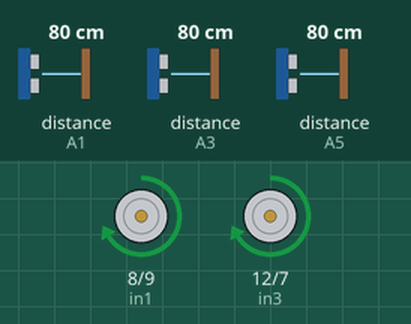
A sketch run on a simulated Arduino Uno, built with avr-gcc and run on an emulated ATmega328P. On the bench: motor-driver pin pairs drawn as motors (green arrow = first pin HIGH = forward, orange = second pin HIGH = backward, longer = more drive, scaled by the enable pin). Wiring (inferred from the names in the program): 3 × ultrasonic range finder: trigger A0, echo A1 / trigger A2, echo A3 / trigger A4, echo A5. The test bench sets the inputs (shaded band); at power-on: distance to the obstacle (sensors on A1, A5, A3) 80 cm. The echo pulse lasts 58.3 µs per cm.

Above: at 1.2 s.
1.3 s: distance to the obstacle (sensor on A1) set to 25 cm
2.8 s: distance to the obstacle (sensor on A1) set to 19 cm
At 2.9 s:
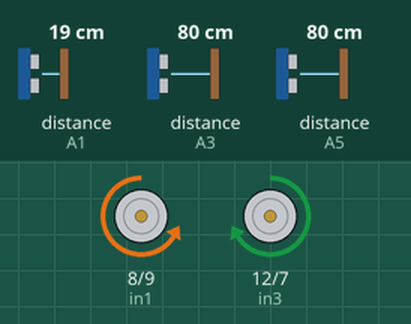
5.8 s: distance to the obstacle (sensor on A5) set to 2 cm
At 7.1 s:
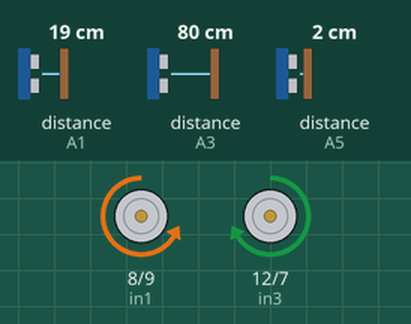
7.4 s: distance to the obstacle (sensor on A5) set to 18 cm
At 7.69 s:
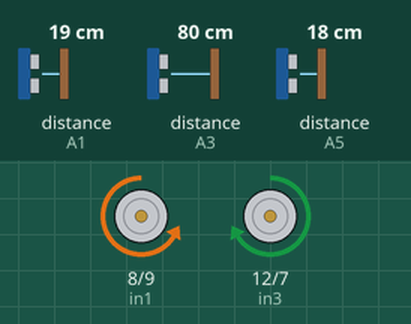
10.4 s: distance to the obstacle (sensor on A5) set to 4 cm
At 11.8 s:
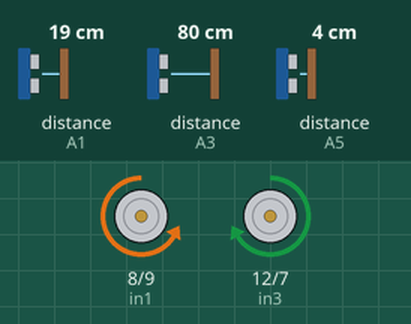
Timing chart, 0 to 13.0 s (numbered marks = the images above; inputs shaded):
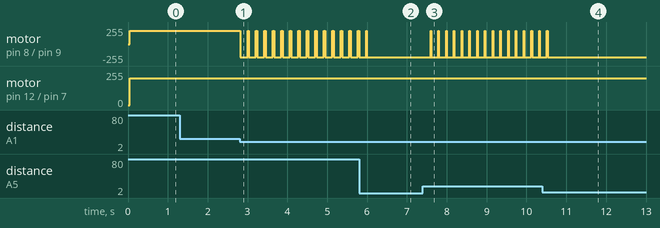

Measured:
- the behaviour switches between 22 and 21 cm on distance to the obstacle (sensor on A1) (found by bisection; images 0 and 1)
- after the input at 1.3 s, every drawn part: stays the same
- after the input at 2.8 s, motor on pin 8 (in1) / pin 9 (in2): alternates forward 200/255 for 0.03 s and backward 200/255 for 0.18 s, starting at once
- after the input at 5.8 s, motor on pin 8 (in1) / pin 9 (in2): goes on until 6.0 s, then stays backward 200/255
- after the input at 7.4 s, motor on pin 8 (in1) / pin 9 (in2): alternates forward 200/255 for 0.01 s and backward 200/255 for 0.18 s, starting after 0.19 s
- after the input at 10.4 s, motor on pin 8 (in1) / pin 9 (in2): goes on until 10.5 s, then stays backward 200/255

The sketch:

Ultrasonic_Test_4.ino
```cpp
const int trigPin1 =A4;
const int echoPin1 = A5;
const int trigPin2 = A2; //13;
const int echoPin2 = A3;
const int trigPin3 = A0;
const int echoPin3 = A1;

const int in1 = 8;
const int in2 = 9;
const int in3 = 12;
const int in4 = 7;
const int enA = 10;
const int enB = 11;

#define PWM 200
#define DIS 25

void setup()


{

 pinMode(trigPin1, OUTPUT);
 pinMode(echoPin1, INPUT);
 pinMode(trigPin2, OUTPUT);
 pinMode(echoPin2, INPUT);
 pinMode(trigPin3, OUTPUT);
 pinMode(echoPin3, INPUT);
 pinMode (in1, OUTPUT);
 pinMode (in2, OUTPUT);
 pinMode (in3, OUTPUT);
 pinMode (in4, OUTPUT);
 pinMode (enA, OUTPUT);
 pinMode (enB, OUTPUT);

}

void loop()

{

 if ( FrontSensor() < DIS && RightSensor () <DIS && LeftSensor

()<DIS) // obstacle infront of all 3 sides

 {

        turn_right ();

        delay(3000);

//then reverse

 }

 else if (FrontSensor() <DIS && RightSensor () <DIS && LeftSensor

()>DIS) // obstacle on right and front sides

 {

 turn_left ();

// turn left side

 }

 else if (FrontSensor() <DIS && RightSensor () >DIS && LeftSensor

()<DIS) // obstacle on left and front sides
    {

 turn_right ();

// turn right side

 }

 else if (FrontSensor() <DIS && RightSensor () >DIS && LeftSensor

()>DIS) // obstacle on front sides

 {

 turn_right ();

// then turn right

 }

 else if (FrontSensor() >DIS && RightSensor () >DIS && LeftSensor

()<DIS) // obstacle on left sides

 {

 turn_right ();

// then turn right and then forward

 delay(180);

 forward();

 }

 else if (FrontSensor() >DIS && RightSensor () <DIS && LeftSensor

()>DIS) // obstacle on right sides

 {

 turn_left ();

// then turn left and then right

 delay(180);

 forward();

 }

 else

 {

 forward();

 }

}

void forward ()

{

 digitalWrite(in1, HIGH);
 digitalWrite(in2, LOW);
 digitalWrite(in3, HIGH);
 digitalWrite(in4, LOW);
 analogWrite(enA, PWM);
 analogWrite(enB, PWM);

}

void turn_left ()

{

 digitalWrite(in1, HIGH);
 digitalWrite(in2, LOW);
 digitalWrite(in3, LOW);
 digitalWrite(in4, HIGH);
 analogWrite(enA, PWM);
 analogWrite(enB, PWM);

}

void turn_right ()

{

 digitalWrite(in1, LOW);
 digitalWrite(in2, HIGH);
 digitalWrite(in3, HIGH);
 digitalWrite(in4, LOW);
 analogWrite(enA, PWM);
 analogWrite(enB, PWM);

}

void reverse ()

{

 digitalWrite(in1, LOW);
 digitalWrite(in2, HIGH);
 digitalWrite(in3, LOW);
 digitalWrite(in4, HIGH);
 analogWrite(enA, PWM);
 analogWrite(enB, PWM);

}

void stop()

{

 digitalWrite(in1, LOW);
 digitalWrite(in2, LOW);
 digitalWrite(in3, LOW);
 digitalWrite(in4, LOW);
 analogWrite(enA, LOW);
 analogWrite(enB, LOW);
}

long FrontSensor ()

{

long dur;

 digitalWrite(trigPin1, LOW);
 delayMicroseconds(5); // delays are required for a succesful sensor operation.
 digitalWrite(trigPin1, HIGH);
 delayMicroseconds(10); //this delay is required as well!
 digitalWrite(trigPin1, LOW);

 dur = pulseIn(echoPin1, HIGH);

 return (dur/30);// convert the distance to centimeters.

}

long RightSensor ()

{

long dur;

 digitalWrite(trigPin2, LOW);
 delayMicroseconds(5); // delays are required for a succesful sensor operation.
 digitalWrite(trigPin2, HIGH);
 delayMicroseconds(10); //this delay is required as well!
 digitalWrite(trigPin2, LOW);
 dur = pulseIn(echoPin2, HIGH);

 return (dur/62);// convert the distance to centimeters.

}

long LeftSensor ()
{

long dur;

 digitalWrite(trigPin3, LOW);
 delayMicroseconds(5); // delays are required for a succesful sensor operation.
 digitalWrite(trigPin3, HIGH);
 delayMicroseconds(10); //this delay is required as well!
 digitalWrite(trigPin3, LOW);

 dur = pulseIn(echoPin3, HIGH);

 return (dur/50);// convert the distance to centimeters.

}
```
